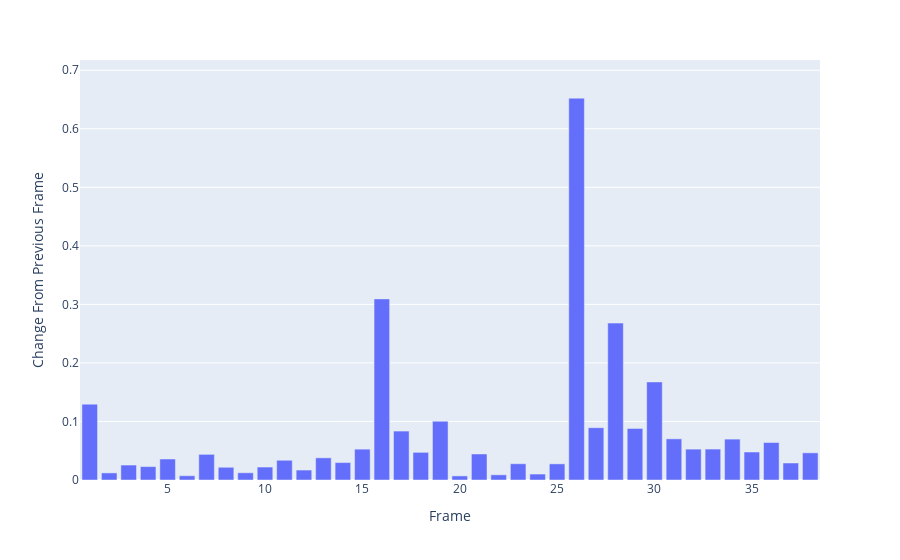

The cell this chart's notebook holds for it:
### Markdown cell above
### `generate_prompt_graph_image_difference_plotly_fig()`

### Code cell
# SPOOF
# Indicating where your diffusion image sequence is
image_folder = Path("D:\\Personal-Study\\Programming\\sd-prompt-graph\\stable-diffusion\\outputs\\txt2img-samples\\All Seeing Eye of God")
path_to_img_folder = image_folder
distance_method = "clip_embeddings"
generate_prompt_graph_image_difference_plotly_fig(image_folder, distance_method=distance_method)

### Figure 1 — Plotly figure (JSON) as saved in the notebook; plotly's stock layout.template omitted (floating-point values rounded to 4 significant figures)
{"data": [{"alignmentgroup": "True", "hovertemplate": "Frame=%{x}<br>Change From Previous Frame=%{y}<extra></extra>", "legendgroup": "", "marker": {"color": "#636efa", "pattern": {"shape": ""}}, "name": "", "offsetgroup": "", "orientation": "v", "showlegend": false, "textposition": "auto", "type": "bar", "x": [1, 2, 3, 4, 5, 6, 7, 8, 9, 10, 11, 12, 13, 14, 15, 16, 17, 18, 19, 20, 21, 22, 23, 24, 25, 26, 27, 28, 29, 30, 31, 32, 33, 34, 35, 36, 37, 38], "xaxis": "x", "y": [0.1296, 0.01211, 0.02556, 0.02289, 0.03587, 0.007272, 0.04381, 0.02173, 0.01233, 0.02214, 0.03372, 0.01698, 0.03787, 0.02976, 0.05269, 0.3094, 0.08358, 0.04722, 0.1004, 0.006989, 0.04444, 0.00887, 0.02778, 0.01019, 0.02757, 0.6523, 0.0893, 0.2681, 0.08804, 0.1676, 0.07029, 0.05274, 0.05285, 0.06983, 0.04784, 0.06404, 0.02903, 0.04644], "yaxis": "y"}], "layout": {"autosize": true, "barmode": "relative", "legend": {"tracegroupgap": 0}, "margin": {"t": 60}, "xaxis": {"anchor": "y", "autorange": true, "domain": [0, 1], "range": [0.5, 38.5], "title": {"text": "Frame"}, "type": "linear"}, "yaxis": {"anchor": "x", "domain": [0, 1], "range": [0, 0.7175], "title": {"text": "Change From Previous Frame"}, "type": "linear"}}}
